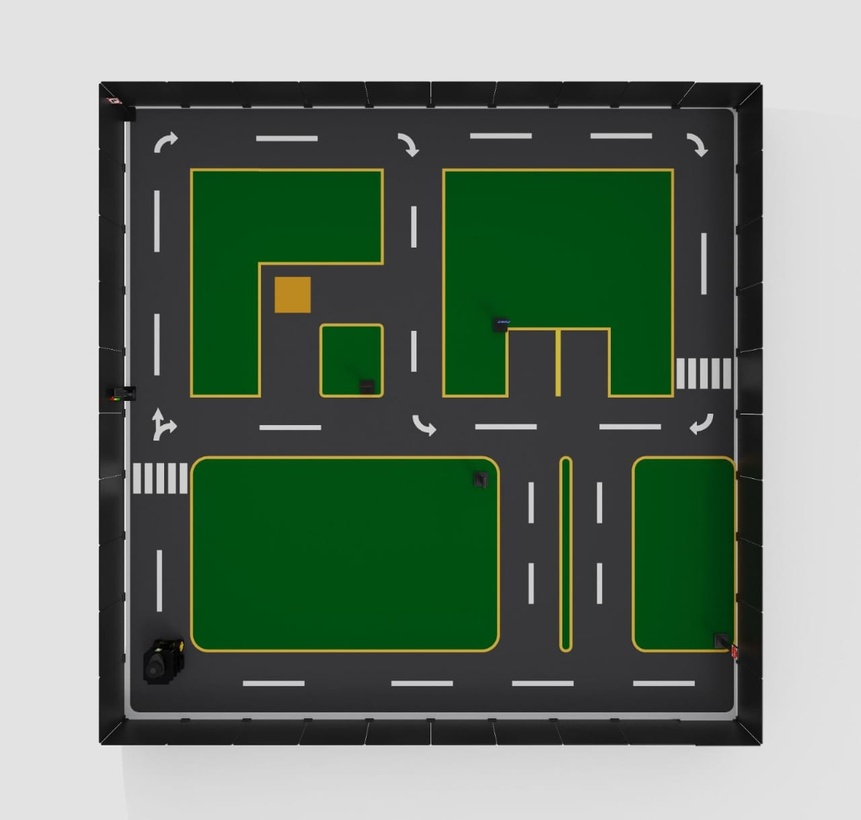
#> input picture Arena/test_arena_1.jpeg, 861 x 820 px, shrunk from 1280 x 1219 before the run, given in place of the camera
$ python 04_object_tracking.py
#> lines starting #> are read from the running program, lines starting #| are printed output that depends on the picture; after the words box and inside, x2 and y2 are one past the last pixel; in counts of white or black regions, pixels touching at a corner belong together
import cv2
import numpy as np

cap = cv2.VideoCapture(0)
while True:
    _, frame = cap.read()
#> frame is the input picture: shape (820, 861, 3); mean B, G, R 111.8, 126.2, 110.4
    hsv = cv2.cvtColor(frame, cv2.COLOR_BGR2HSV)
#> hsv: shape (820, 861, 3); mean H, S, V 45.5, 61.1, 127.1
    lower = np.array([100, 150, 0])
    upper = np.array([140, 255, 255])
    mask = cv2.inRange(hsv, lower, upper)
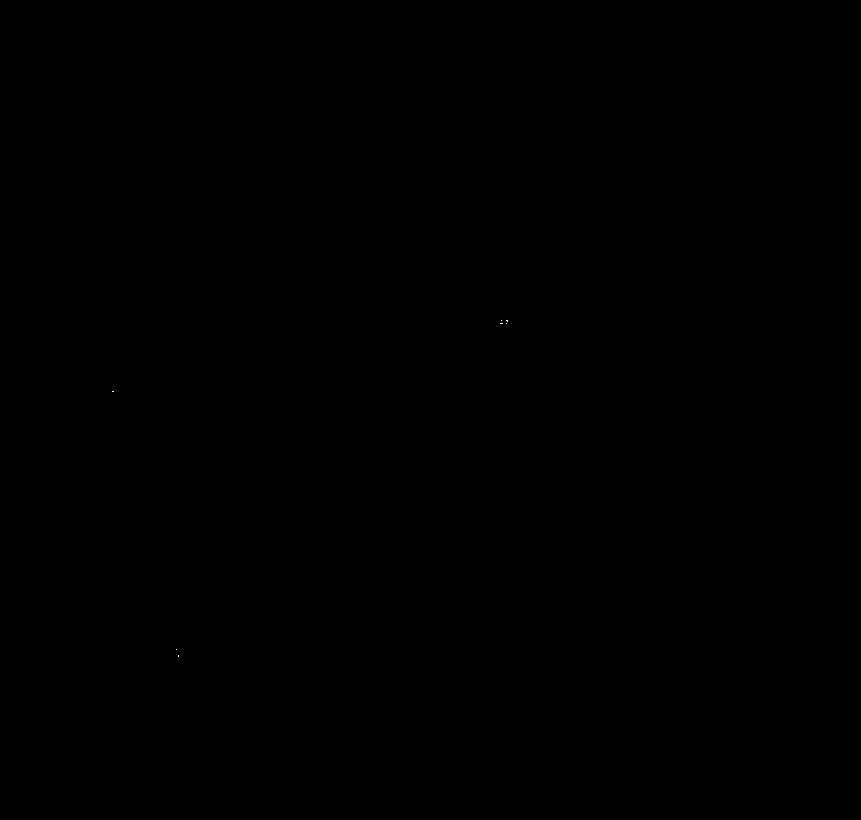
#> mask: shape (820, 861); 0% white in thin lines or dots, all inside (x1, y1, x2, y2) = (112, 320, 508, 657)
    contours, _ = cv2.findContours(mask, cv2.RETR_TREE, cv2.CHAIN_APPROX_SIMPLE)
#> contours = 7 contours, all with area under 20
    for cnt in contours:
        if cv2.contourArea(cnt) > 500:
            x, y, w, h = cv2.boundingRect(cnt)
            cv2.rectangle(frame, (x, y), (x+w, y+h), (0, 255, 0), 2)
#> this loop made 7 passes
#> cnt on passes 1 to 7: [[178, 655], [178, 656]], [[176, 649]], [[112, 391], [113, 391]], [[506, 323]], [[500, 323], [502, 323]], [[506, 320], [507, 321], [507, 320]], [[501, 320]]
    cv2.imshow("Tracking", frame)
    if cv2.waitKey(1) & 0xFF == ord('q'):
#> (key q is pressed here)
        break
cap.release()
cv2.destroyAllWindows()
